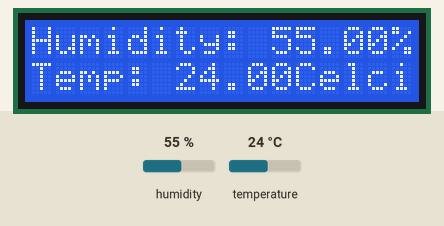
This sketch was run on a simulated Arduino Uno, built with avr-gcc and run on an emulated ATmega328P. On the bench: 16×2 character LCD. The inputs (shaded band) are chosen by the test bench; at power-on: humidity 55 %, temperature 24 °C.

Above: at 1.2 s.
1.3 s: humidity set to 22 %
At 2.8 s:
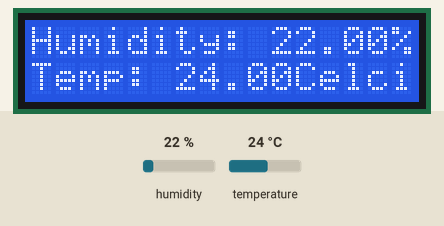
4.0 s: temperature set to 12 °C
At 4.6 s:
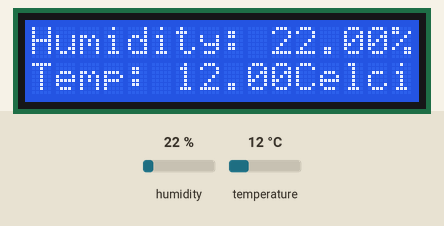
6.7 s: humidity set to 40 %
At 9.4 s:
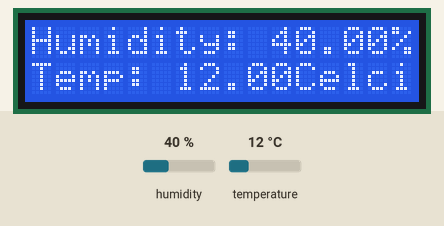
9.7 s: temperature set to 19 °C
At 11.2 s:
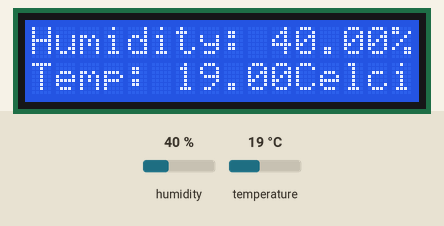
Timing chart, 0 to 12.7 s (numbered marks = the images above; inputs shaded):
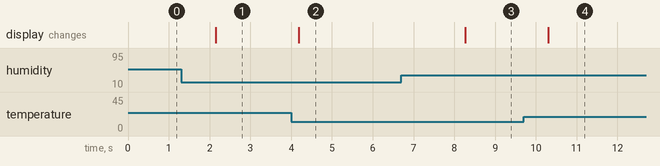

Measured:
- after the input at 1.3 s, the display: changes after 0.85 s (image 1)
- after the input at 4.0 s, the display: changes after 0.19 s (image 2)
- after the input at 6.7 s, the display: changes after 1.6 s (image 3)
- after the input at 9.7 s, the display: changes after 0.61 s (image 4)

The sketch:

dht-22.ino
```cpp
/* DHT-22 sensor with 12c 16x2 LCD with Arduino uno
   Temperature and humidity sensor displayed in LCD
   based on: http://www.ardumotive.com/how-to-use-dht-22-sensor-en.html and
   https://www.ardumotive.com/i2clcden.html for the i2c LCD library Dev: Michalis Vasilakis
   Recompile by adhitadhitadhit
   Notes: use LCD i2c Library from link above, i'm not sure why but new Liquidcristal library from Francisco Malpartida  isn't working for me
   other thing, check your */

//Libraries
#include <dht.h> // sensor library using lib from https://www.ardumotive.com/how-to-use-dht-22-sensor-en.html
#include <LiquidCrystal_I2C.h> // LCD library using from  https://www.ardumotive.com/i2clcden.html for the i2c LCD library
#include <Wire.h>
dht DHT;

//Constants
#define DHT22_PIN 2     // DHT 22  (AM2302) - pin used for DHT22
LiquidCrystal_I2C lcd(0x27,16,2);  // set the LCD address to 0x27 after finding it from serial monitor (see comment above) for a 16 chars and 2 line display

//Variables
float hum;  //Stores humidity value
float temp; //Stores temperature value

void setup()
{
    Serial.begin(9600);
    lcd.init();                      // initialize the lcd
  // Print a message to the LCD.
  lcd.backlight();
  lcd.setBacklight(HIGH);
}

void loop()
{
    int chk = DHT.read22(DHT22_PIN);
    //Read data and store it to variables hum and temp
    hum = DHT.humidity;
    temp= DHT.temperature;
    //Print temp and humidity values to LCD
    lcd.setCursor(0,0);
    lcd.print("Humidity: ");
    lcd.print(hum);
    lcd.print("%");
    lcd.setCursor(0,1);
    lcd.print("Temp: ");
    lcd.print(temp);
    lcd.println("Celcius");
    delay(2000); //Delay 2 sec between temperature/humidity check.
}
```
